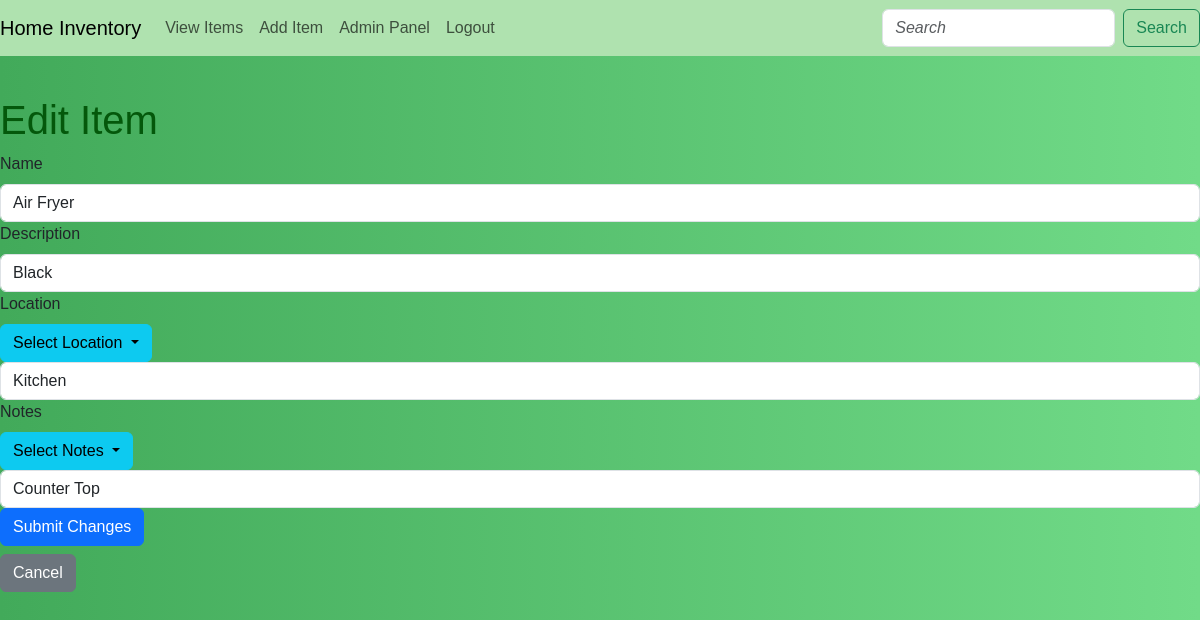
Before: /edit/3 (signed in) with the older database file.
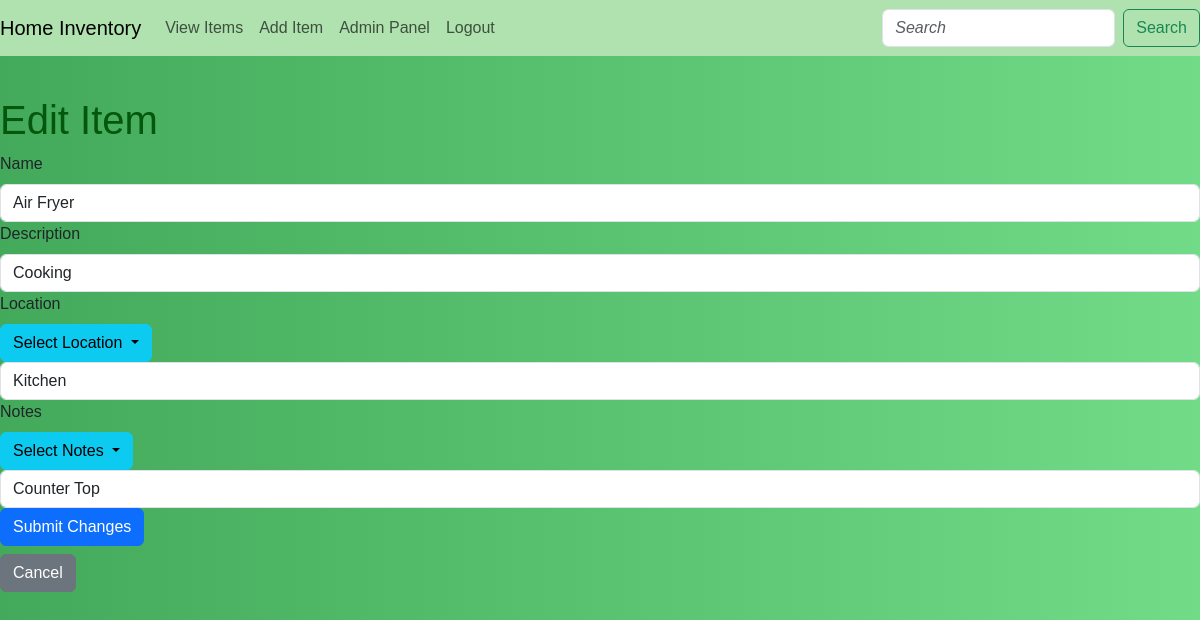
After: the same page with the newer database file.
### app/models.py (models this page shows, shortened)
class Item(db.Model):
    id = db.Column(db.Integer, primary_key=True)
    name = db.Column(db.String(100), nullable=False)
    description = db.Column(db.String(200), nullable=True)
    location = db.Column(db.String(100), nullable=False)
    notes = db.Column(db.String, nullable=True)

### app/routes.py (the view, shortened to what this page needs)
@app.route('/edit/<int:item_id>', methods=['GET', 'POST'])
@login_required
@admin_required
def edit_item(item_id):
    item = Item.query.get_or_404(item_id)
    form = ItemForm(obj=item)
    locations = get_distinct_locations()
    return render_template('edit_item.html', form=form, locations=locations)

### app/forms.py
class ItemForm(FlaskForm):
    name = StringField('Name', validators=[DataRequired()])
    description = StringField('Description')
    location = StringField('Location', validators=[DataRequired()])
    notes = StringField('Notes')
    submit = SubmitField('Add Item')

### app/__init__.py (called while the page is built)
@login_manager.user_loader
def load_user(user_id):
    return models.User.query.get(int(user_id))

### app/routes.py (called while the page is built)
def get_distinct_locations():
    locations = Item.query.with_entities(Item.location).distinct().all()
    return [loc[0] for loc in locations]

### app/templates/edit_item.html (shortened to what this page needs)
{% extends "base.html" %}
{% block content %}
<h1>Edit Item</h1>
<form method="POST" action="" class="form">
   <div class="form-group">
    {{ form.name.label(class="form-label") }}<br>
    {{ form.name(class="form-control", size=32, placeholder="What is the name of the item?") }}
  </div>
  <div class="form-group">
    {{ form.description.label(class="form-label") }}<br>
    {{ form.description(class="form-control", size=32, placeholder="Anything specific about this item?") }}
  </div>
  <div class="form-group">
    {{ form.location.label(class="form-label") }}<br>
    <div class="dropdown">
      <button class="btn btn-info dropdown-toggle" type="button" id="dropdownMenuButton" data-bs-toggle="dropdown" aria-expanded="false">
        Select Location
      </button>
    {{ form.location(class="form-control", size=32, id="locationInput", placeholder="What room is this in?") }}
  </div>
  <div class="form-group">
    {{ form.notes.label(class="form-label") }}<br>
    <div class="dropdown">
      <button class="btn btn-info dropdown-toggle" type="button" id="notesDropdownButton" data-bs-toggle="dropdown" aria-expanded="false">
        Select Notes
      </button>
    </div>
    {{ form.notes(class="form-control", placeholder="Where in the room is this item?") }}
  </div>
  <div class="form-group">
    <button type="submit" class="btn btn-primary">Submit Changes</button>
  </div>
</form>
<a href="{{ url_for('view_items') }}" class="btn btn-secondary mt-2">Cancel</a>
{% endblock %}

Changed rows visible on the page:
changed Item "Air Fryer": description "Black" → "Cooking"
